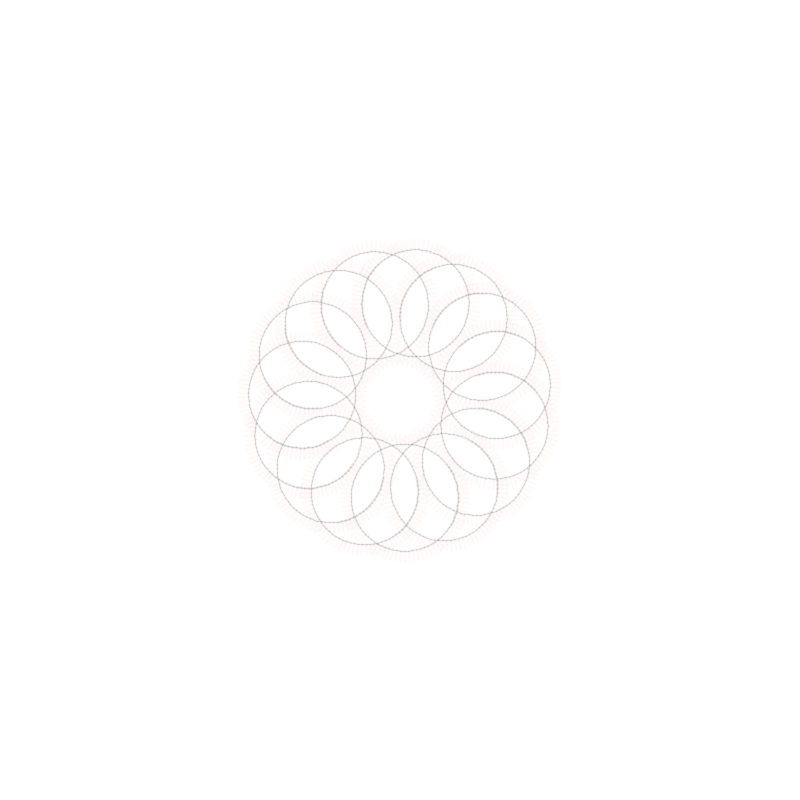
Frame 1 (no input)
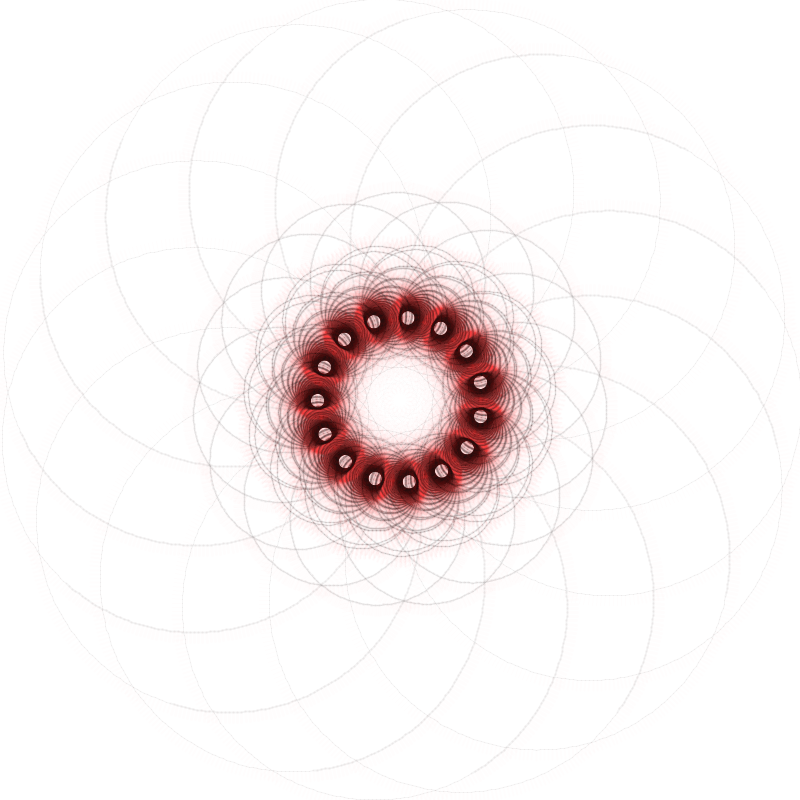
Frame 60 (the mouse pressed at the canvas centre just before this capture)
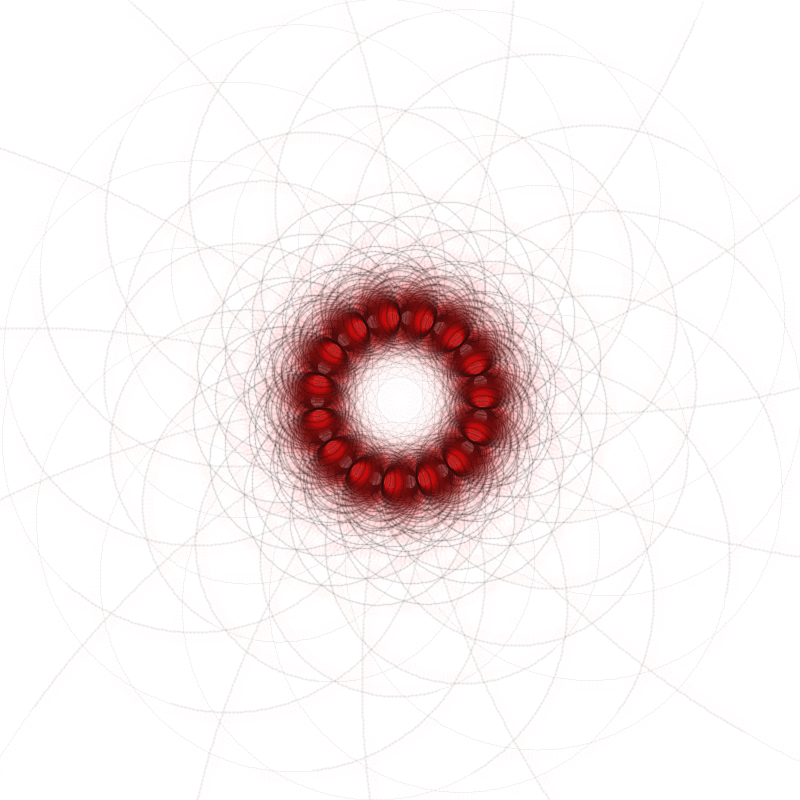
Frame 120 (the mouse held since frame 60 and released just before this capture)

The Processing sketch that drew these frames (run headless with seeded random() and noise(); from frame 60 on, the mouse is pressed at the canvas centre):

// Processing sketch: spring_non_generative_lizzie_remix
// ── spring_non_generative_lizzie_remix.pde
/*
Name: Payaso 02 (Clown 02)
 Second version of the "payaso" sketch that uses the oscillations
 of the sine values and the concept of pushMatrix and popMatrix to stack and unstack.
 Date: March 2009, Barcelona.
 Author: Alba G. Corral.
 License: open source.
 */
/*
Non generative -
 It is when an artist takes direct control over the process.
 An artist that chooses to constrain themselves by only working with white and using that to determine the pixel's color would not be incorporating an autonomous system into their work.
 This practice would not be generative because the "system" that chose the color was the brain of the artist and not external; the artist maintained control throughout.
 */
float velocidad = 0.05;// angle increment (speed)
float dim;// diameter
float RESISTENCIA ;
float NUM_TALLOS = 15;
int longitud ;
float inc= 0.1;
void setup() {
  size(800, 800);// sketch size
  dim = width/10;// diameter
  longitud=width/2;// length
  RESISTENCIA = width/300;
  smooth();// smoothing / antialiasing
  background(255);// paint the background white
}
void draw() {
  //background(255);// paint the background white
  //this is cause pasjfkjlskfjalkfs
  translate(width/2, height/2);// move the coordinates to the middle of the screen
  inc += velocidad;// increase the radius value
  float angle = sin(inc) / RESISTENCIA;// calculate the angle
  //draws an ellipse with width > dim and height > dim. at coordinate position 0,0

  for (int i = 0; i < NUM_TALLOS; i++) {// loop from 0 to NUM_TALLOS, increasing by 1
    //call the "tallo" (stem) function with input parameters
    //float x> horizontal position, float y> vertical position, int length, float angle> angle
    tallo(0, -dim, longitud, angle);
    rotate(TWO_PI/NUM_TALLOS);// rotate
  }
  ellipse(0, 0, angle, angle);
 // if (velocidad > 10) inc = inc * -1;;
   

}
void tallo(float x, float y, int longitud, float angle) {
  pushMatrix();
  translate(x, y);
  for (int i = longitud; i > 0; i--) {
    strokeWeight(i/150);
    stroke(0, 10);// select the stroke color > 255, white (actually black here: 0)
    line(0, 0, 0, -4);// draw a line from (0,0) to (0,-4)
    strokeWeight(i/100);// stroke width
    stroke(255, 0, 0, 2);
    line(0, 0, -10, 0);// draw a line from (0,0) to (-10,0)

    translate(0, -4);
    rotate(angle);
  }
  popMatrix();
}
